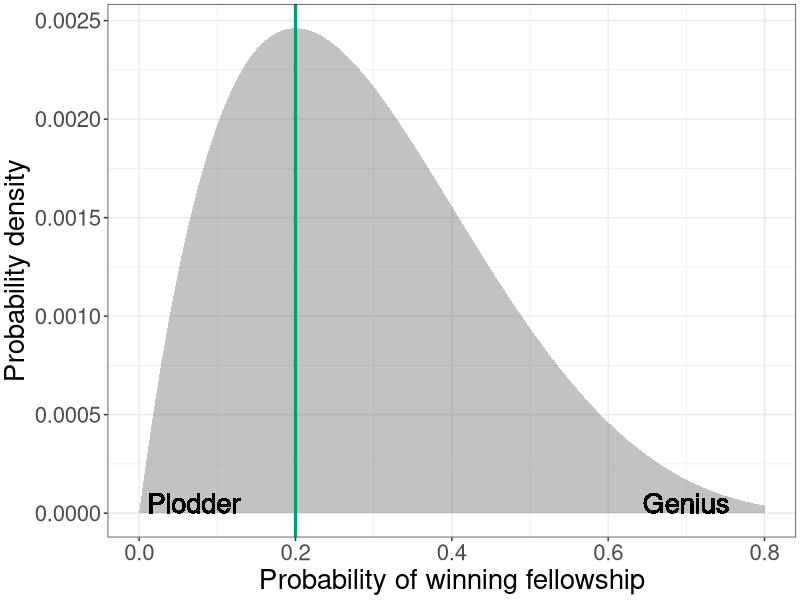
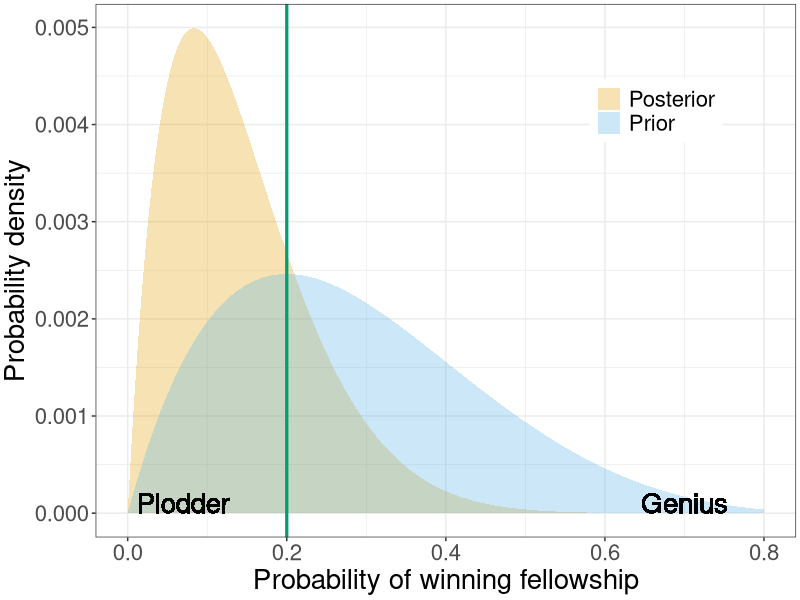

Write the R code that produced these figures, in order.
## ---- chunk 1
knitr::opts_chunk$set(echo = FALSE, collapse = TRUE, warning=FALSE, message=FALSE, error=FALSE, comment='', dpi=400, out.width = "70%")
cbPalette <- c("#999999", "#E69F00", "#56B4E9", "#009E73", "#F0E442", "#0072B2", "#D55E00", "#CC79A7")
library(ggplot2)
## ---- chunk 2
# key parameters
mean.prob = 0.2
prior.success = 1
# prior
prior.failures = (prior.success/mean.prob) - prior.success
theta = seq(0, 0.8, 0.001)
n.prior = length(theta)
prior = dbeta(x=theta, shape1=prior.success+1, shape2=prior.failures+1) # beta
prior = prior / sum(prior) # normalise
# starting probability of being in the bottom half
start = pbeta(mean.prob, shape1=prior.success+1, shape2=prior.failures+1)
for.plot.prior = data.frame(theta=theta, prior=prior)
prior_plot = ggplot(data=for.plot.prior, aes(x=theta, y=prior))+
  geom_area(alpha=0.3, position='identity')+
  theme_bw()+
  xlab("Probability of winning fellowship")+
  ylab('Probability density')+
  geom_vline(xintercept=mean.prob, col=cbPalette[4], size=1.1)+
  geom_text(aes(x=0.07, y=0, label='Plodder'), vjust=0, size=7)+
  geom_text(aes(x=0.7, y=0, label='Genius'), vjust=0, size=7)+
  theme(plot.margin=unit(c(1, 1, 1, 1), "mm"), legend.position=c(0.8, 0.8),
        text=element_text(size = 20))
prior_plot
## ---- chunk 3
n.fail = 7 # my failures
# posterior is beta by conjugacy
n.attempts = n.fail
post = dbeta(x=theta, shape1=prior.success+1+0, shape2=prior.failures+1+n.attempts-0) 
post = post/sum(post)
for.plot.posterior = data.frame(theta=theta, post=post, n.attempts=n.attempts)
# probability in bottom half
prob = pbeta(mean.prob , shape1=prior.success+1+0, shape2=prior.failures+1+n.attempts-0)
bottom = data.frame(n.attempts=n.attempts, prob=prob)
## plot prior plus posterior
for.plot.prior$group = 'Prior'
for.plot.posterior$group = 'Posterior'
for.plot.posterior = subset(for.plot.posterior, select=c('theta', 'post', 'group')) # to help with merge
names(for.plot.posterior)[2] = 'prior'
for.plot.prior.posterior = rbind(for.plot.prior, for.plot.posterior)
pplot = ggplot(data=for.plot.prior.posterior, aes(x=theta, y=prior, fill=group))+
  theme_bw()+
  geom_area(alpha=0.3, position='identity')+
  xlab("Probability of winning fellowship")+
  ylab('Probability density')+
  scale_fill_manual(name=NULL, values=cbPalette[2:3])+
  geom_vline(xintercept=mean.prob, col=cbPalette[4], size=1.1)+
  geom_text(aes(x=0.07, y=0, label='Plodder'), vjust=0, size=7)+
  geom_text(aes(x=0.7, y=0, label='Genius'), vjust=0, size=7)+
  theme(plot.margin=unit(c(1, 1, 1, 1), "mm"), legend.position=c(0.8, 0.8),
        text=element_text(size = 20))
pplot
